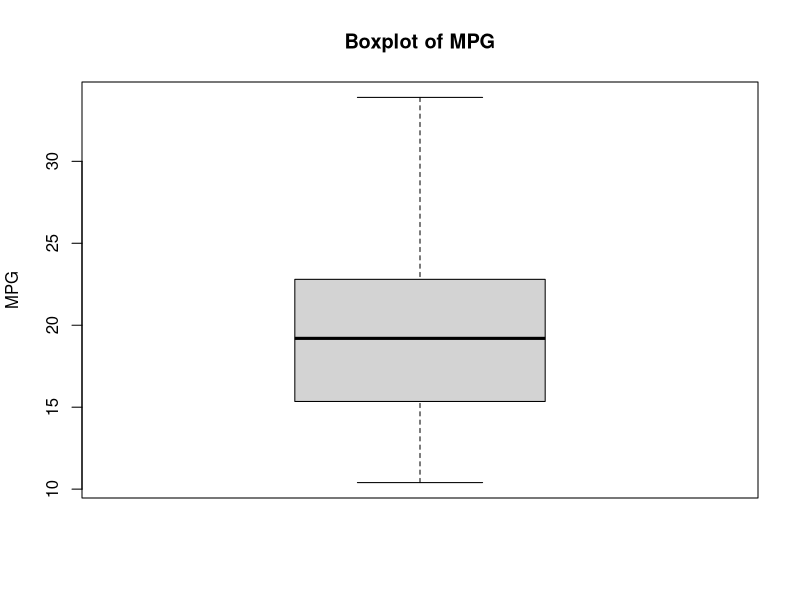
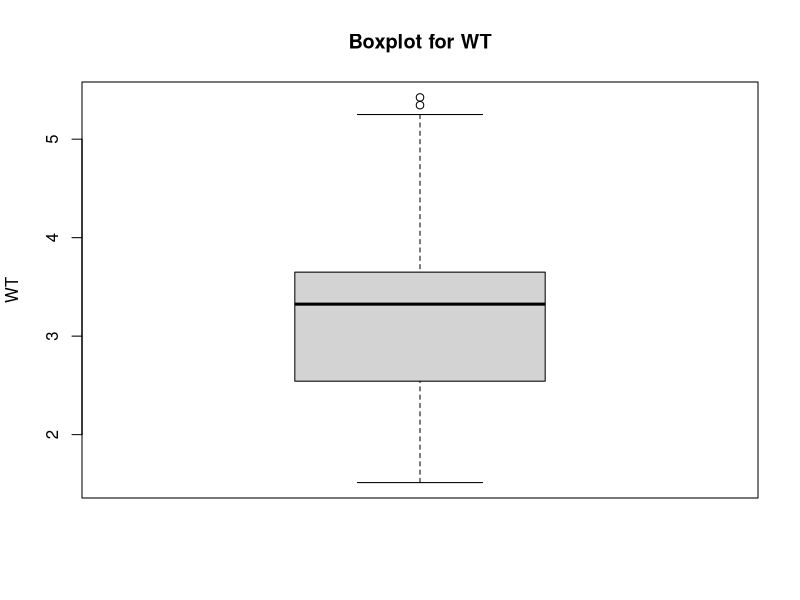
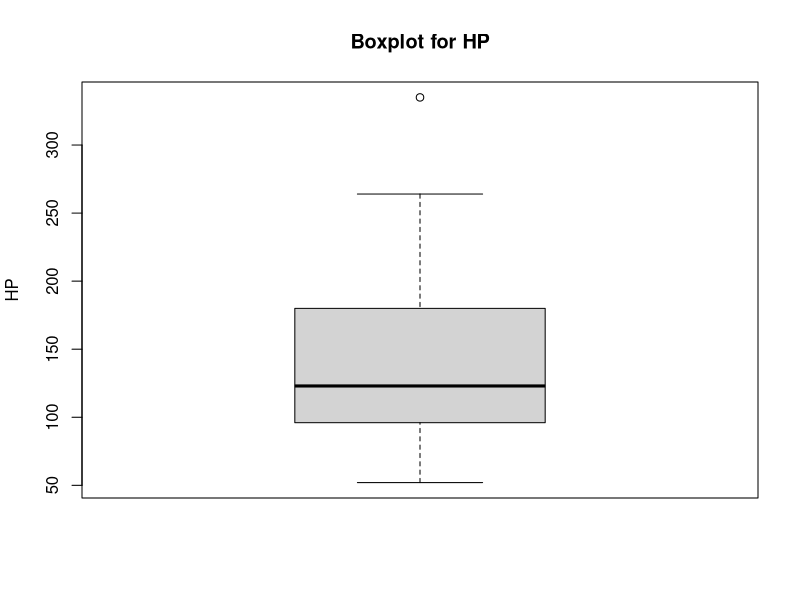
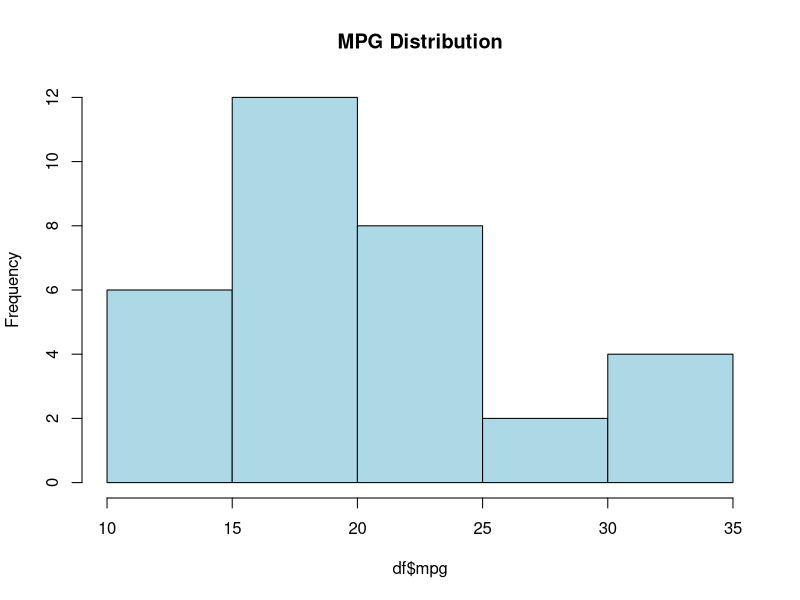
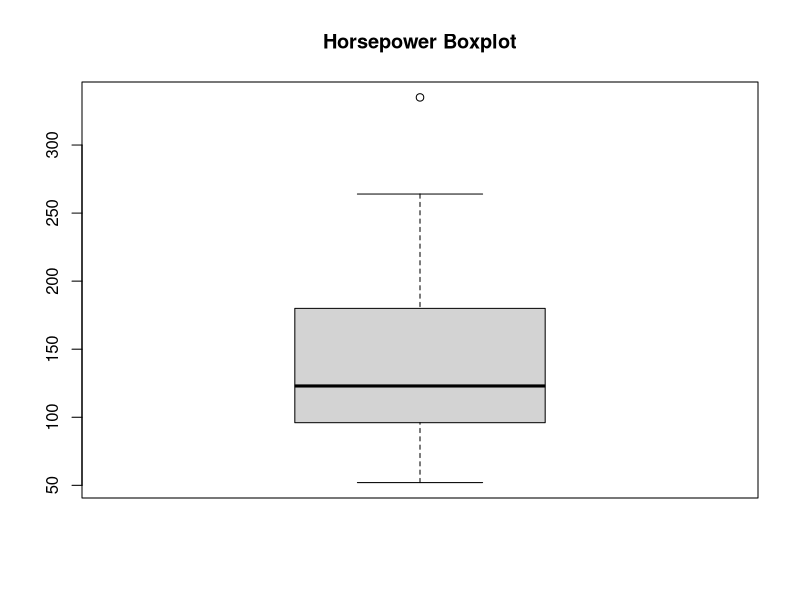
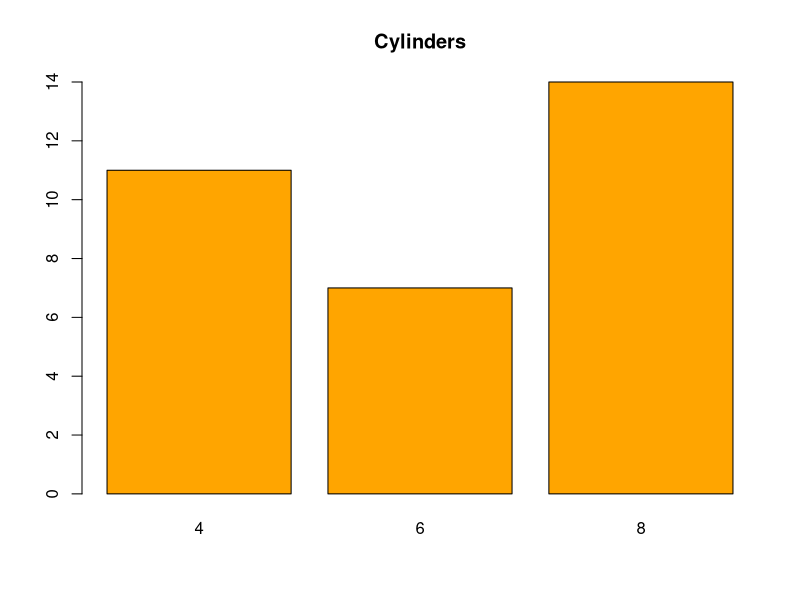
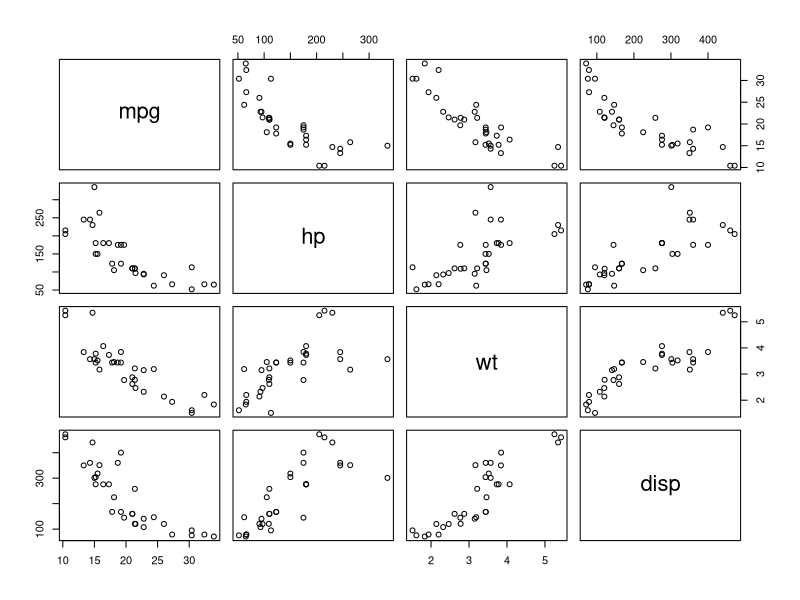
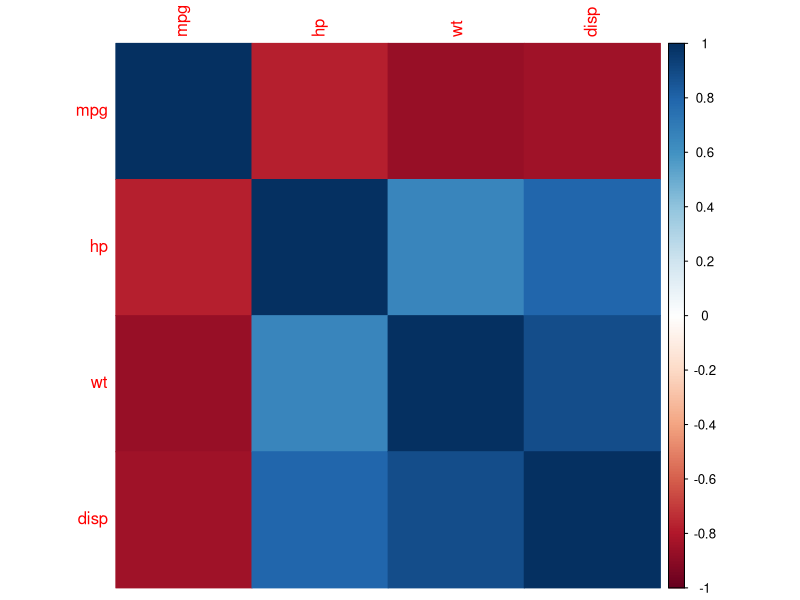

Reproduce these figures in R, in order.
#Load Dataset 
data(mtcars)
df <- mtcars

#Inspect Data
str(df)
summary(df)

#Convert Categorical Variables to Factors 
df$cyl <- as.factor(df$cyl)
df$am <- as.factor(df$am)
df$gear <- as.factor(df$gear)
df$carb <- as.factor(df$carb)

#Check for Missing Values 
colSums(is.na(df))

#Detect Outliers Using Boxplots 

#Boxplot for MPG (miles per gallon)
boxplot(df$mpg, main = "Boxplot of MPG", ylab = "MPG")
cat("Outliers for MPG: ", boxplot(df$mpg, plot = FALSE)$out, "\n")

#Boxplot for WT (weight)
boxplot(df$wt, main = "Boxplot for WT", ylab = "WT")
cat("Outliers for WT: ", boxplot(df$wt, plot = FALSE)$out, "\n")

#Boxplot for HP (horsepower)
boxplot(df$hp, main = "Boxplot for HP", ylab = "HP")
cat("Outliers for HP: ", boxplot(df$hp, plot = FALSE)$out, "\n")

#Scale Continuous Features 
scaled_df <- as.data.frame(scale(df[, c("hp","wt","disp")]))
library(psych)

#Continuous Variables 
describe(df[, c("mpg","hp","wt","disp")])

#Categorical Frequency Tables 
table(df$cyl)
prop.table(table(df$am))

#Univeriate Plots 
hist(df$mpg, main = "MPG Distribution", col = "lightblue")
boxplot(df$hp, main = "Horsepower Boxplot")
barplot(table(df$cyl), main = "Cylinders", col = "orange")

#Multivariate Plots 
pairs(df[, c("mpg","hp","wt","disp")])
library(corrplot)
corrplot(cor(df[, c("mpg","hp","wt","disp")]), method = "color")

#Test Correlations 
cor.test(df$mpg, df$wt)
cor.test(df$mpg, df$hp)

#T-Test: Transmission Type vs MPG
t.test(mpg ~ am, data = df)

#Train/Test Split 
set.seed(123)
index <- sample(1:nrow(df), size = 0.7*nrow(df))
train <- df[index, ]
test <- df[-index, ]

#Build Model 
model <- lm(mpg~wt + hp + cyl + am, data = train)
summary(model)

#Predict and Evaluate 
pred <- predict(model, newdata = test)

#Compute RMSE
rmse <- sqrt(mean((pred - test$mpg)^2))
rmse




